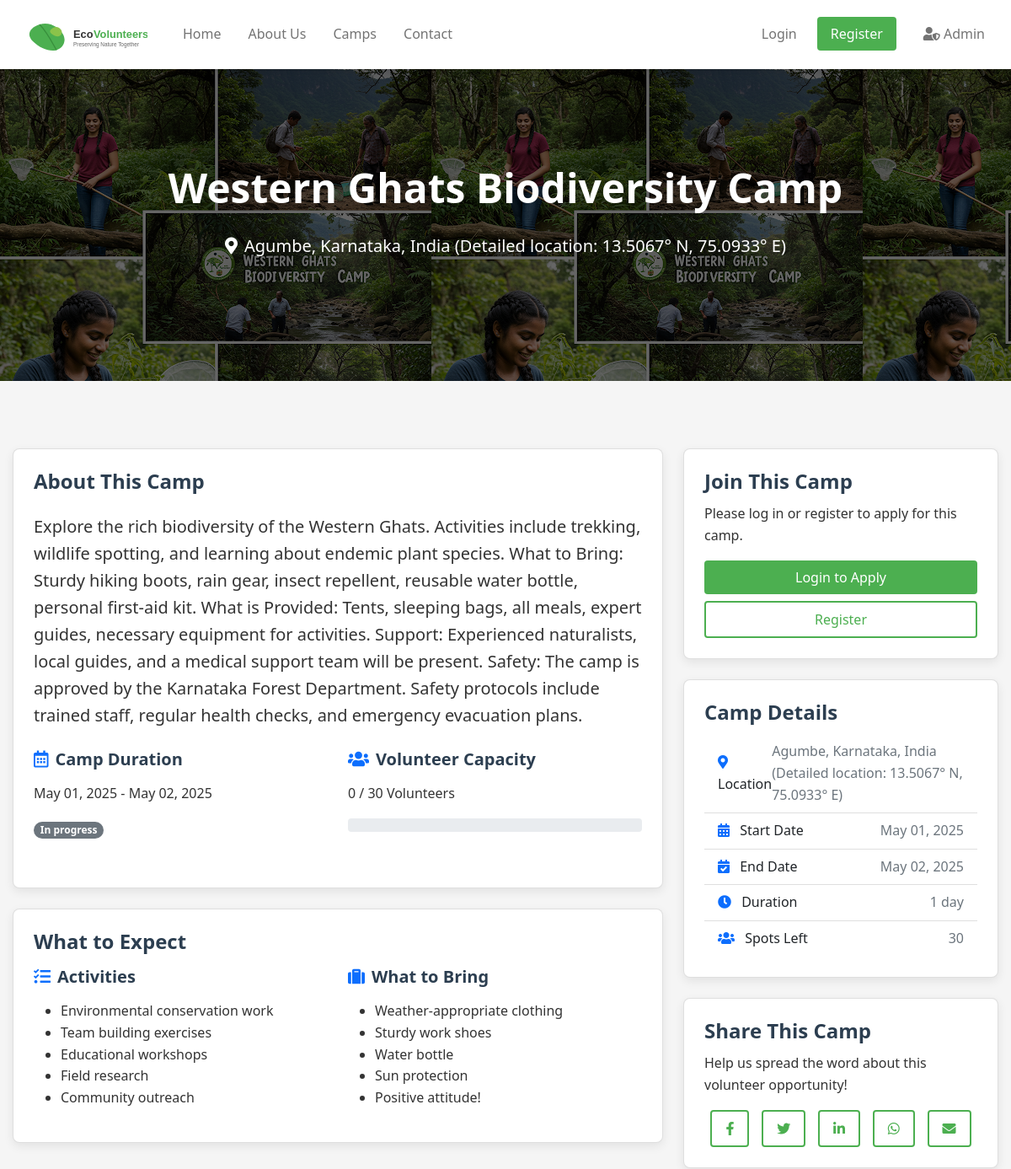
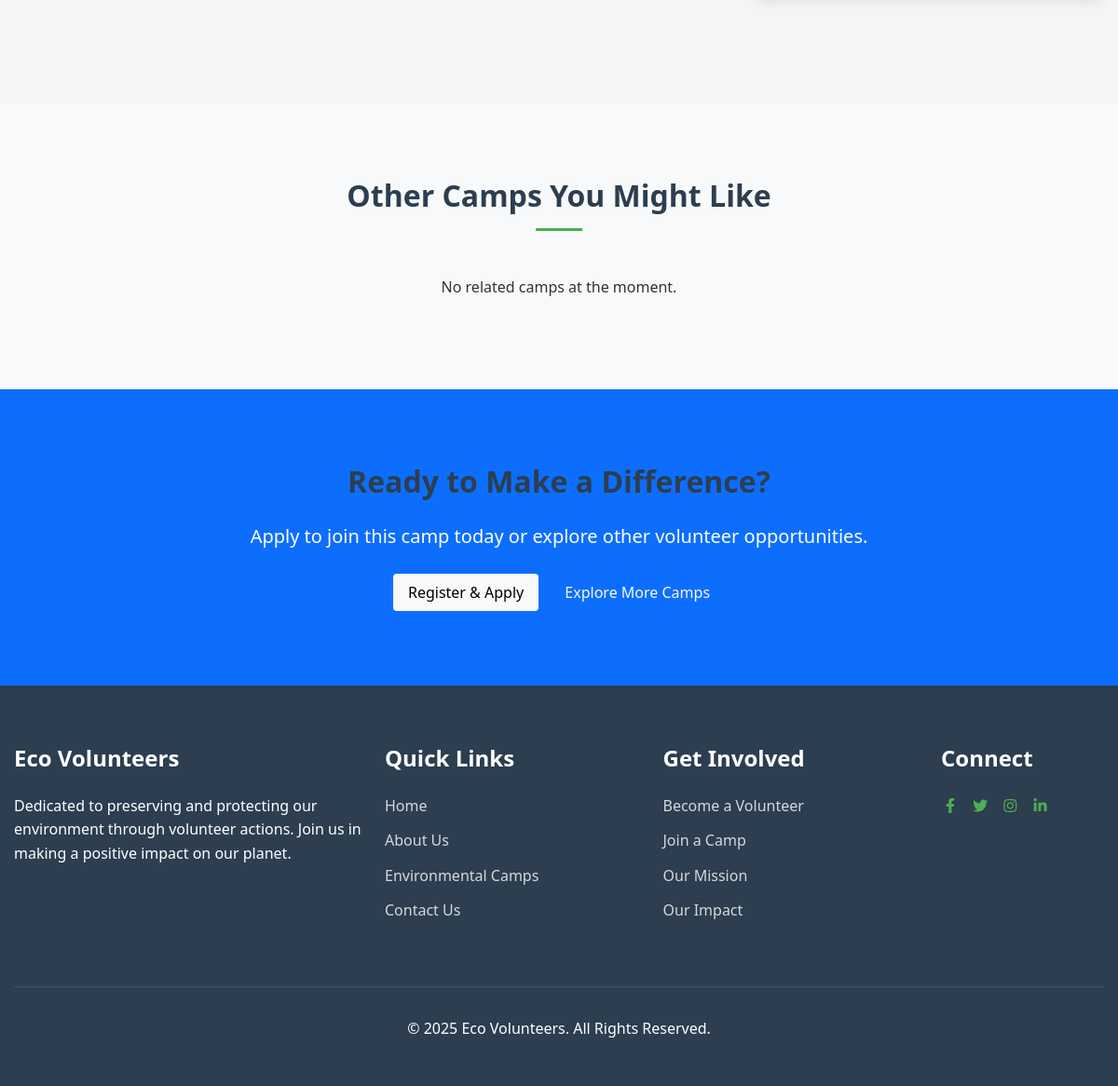
/camps/2/, run on the app's committed database (2 pictures, top to bottom).
### portal/models.py (models this page shows, shortened)
class Camp(models.Model):
    name = models.CharField(max_length=200)
    location = models.CharField(max_length=200)
    description = models.TextField()
    start_date = models.DateField()
    end_date = models.DateField()
    max_volunteers = models.PositiveIntegerField(default=20)
    image = models.ImageField(upload_to='camp_images/', blank=True, null=True)
    is_active = models.BooleanField(default=True)
    created_at = models.DateTimeField(auto_now_add=True)
    updated_at = models.DateTimeField(auto_now=True)
    def days_until_start(self):
        today = timezone.now().date()
        return (self.start_date - today).days
    def get_registered_volunteers_count(self):
        return self.applications.filter(status='APPROVED').count()
    def is_registration_open(self):
        return self.is_active and self.get_registered_volunteers_count() < self.max_volunteers

### portal/views.py (the view)
# urls.py: path('camps/<int:camp_id>/', views.camp_detail, name='camp_detail'),  # View single camp details
def camp_detail(request, camp_id):
    camp = get_object_or_404(Camp, pk=camp_id)
    approved_testimonials = camp.testimonials.filter(is_approved=True)
    has_approved_testimonials = approved_testimonials.exists()
    spots_left = camp.max_volunteers - camp.get_registered_volunteers_count()
    return render(request, 'camps/camp_detail.html', {
        'camp': camp,
        'approved_testimonials': approved_testimonials,
        'has_approved_testimonials': has_approved_testimonials,
        'spots_left': spots_left
    })

### templates/camps/camp_detail.html (shortened to what this page needs)
{% extends 'base.html' %}
{% block content %}
<section class="hero" style="background: linear-gradient(rgba(0, 0, 0, 0.6), rgba(0, 0, 0, 0.6)), url('{% if camp.image %}{{ camp.image.url }}{% else %}https://source.unsplash.com/1600x900/?nature,environment{% endif %}');">
    <div class="container">
        <h1>{{ camp.name }}</h1>
        <p><i class="fas fa-map-marker-alt me-2"></i>{{ camp.location }}</p>
    </div>
</section>
<section class="section">
    <div class="container">
        <div class="row">
            <div class="col-lg-8">
                <div class="card mb-4">
                    <div class="card-body">
                        <h2 class="card-title mb-4">About This Camp</h2>
                        <p class="lead">{{ camp.description }}</p>
                        <div class="row mt-4">
                            <div class="col-md-6 mb-3">
                                <h5><i class="far fa-calendar-alt text-primary me-2"></i>Camp Duration</h5>
                                <p>{{ camp.start_date|date:"F d, Y" }} - {{ camp.end_date|date:"F d, Y" }}</p>
                                <p>
                                    {% if camp.days_until_start > 0 %}
                                        <span class="badge bg-info">Starts in {{ camp.days_until_start }} days</span>
                                    {% else %}
                                        <span class="badge bg-secondary">In progress</span>
                                    {% endif %}
                                </p>
                            </div>
                            <div class="col-md-6 mb-3">
                                <h5><i class="fas fa-users text-primary me-2"></i>Volunteer Capacity</h5>
                                <p>{{ camp.get_registered_volunteers_count }} / {{ camp.max_volunteers }} Volunteers</p>
                                <div class="progress">
                                </div>
                            </div>
                        </div>
                    </div>
                </div>
                <div class="card mb-4">
                    <div class="card-body">
                        <h3 class="card-title mb-3">What to Expect</h3>
                        <div class="row">
                            <div class="col-md-6">
                                <h5><i class="fas fa-tasks text-primary me-2"></i>Activities</h5>
                                <ul>
                                    <li>Environmental conservation work</li>
                                    <li>Team building exercises</li>
                                    <li>Educational workshops</li>
                                    <li>Field research</li>
                                    <li>Community outreach</li>
                                </ul>
                            </div>
                            <div class="col-md-6">
                                <h5><i class="fas fa-suitcase text-primary me-2"></i>What to Bring</h5>
                                <ul>
                                    <li>Weather-appropriate clothing</li>
                                    <li>Sturdy work shoes</li>
                                    <li>Water bottle</li>
                                    <li>Sun protection</li>
                                    <li>Positive attitude!</li>
                                </ul>
                            </div>
                        </div>
                    </div>
                </div>
            </div>
            <div class="col-lg-4">
                <div class="card mb-4">
                    <div class="card-body">
                        <h3 class="card-title">Join This Camp</h3>
                        {% if camp.is_registration_open %}
                            {% if user.is_authenticated %}
                                {% if user_has_applied %}
                                    <div class="alert alert-info">
                                        <i class="fas fa-info-circle me-2"></i> You have already applied to this camp. Check your application status in your profile.
                                    </div>
                                    <a href="{% url 'my_applications' %}" class="btn btn-primary btn-lg w-100">View My Application</a>
                                {% else %}
                                    <p>Ready to make a difference? Apply now to join this environmental camp!</p>
                                    <a href="{% url 'apply_to_camp' camp.id %}" class="btn btn-primary btn-lg w-100">Apply Now</a>
                                {% endif %}
                            {% else %}
                                <p>Please log in or register to apply for this camp.</p>
                                <a href="{% url 'login' %}?next={% url 'apply_to_camp' camp.id %}" class="btn btn-primary btn-lg w-100 mb-2">Login to Apply</a>
                                <a href="{% url 'register' %}" class="btn btn-outline w-100">Register</a>
                            {% endif %}
                        {% endif %}
                    </div>
                </div>
                <div class="card mb-4">
                    <div class="card-body">
                        <h4 class="card-title">Camp Details</h4>
                        <ul class="list-group list-group-flush">
                            <li class="list-group-item d-flex justify-content-between align-items-center">
                                <span><i class="fas fa-map-marker-alt text-primary me-2"></i> Location</span>
                                <span class="text-muted">{{ camp.location }}</span>
                            </li>
                            <li class="list-group-item d-flex justify-content-between align-items-center">
                                <span><i class="fas fa-calendar-alt text-primary me-2"></i> Start Date</span>
                                <span class="text-muted">{{ camp.start_date|date:"M d, Y" }}</span>
                            </li>
                            <li class="list-group-item d-flex justify-content-between align-items-center">
                                <span><i class="fas fa-calendar-check text-primary me-2"></i> End Date</span>
                                <span class="text-muted">{{ camp.end_date|date:"M d, Y" }}</span>
                            </li>
                            <li class="list-group-item d-flex justify-content-between align-items-center">
                                <span><i class="fas fa-clock text-primary me-2"></i> Duration</span>
                                <span class="text-muted">{{ camp.start_date|timesince:camp.end_date }}</span>
                            </li>
                            <li class="list-group-item d-flex justify-content-between align-items-center">
                                <span><i class="fas fa-users text-primary me-2"></i> Spots Left</span>
                                <span class="text-muted">{{ spots_left }}</span>
                            </li>
                        </ul>
                    </div>
                </div>
                <div class="card">
                    <div class="card-body">
                        <h4 class="card-title">Share This Camp</h4>
                        <p>Help us spread the word about this volunteer opportunity!</p>
                        <div class="d-flex justify-content-around">
                            <a href="#" class="btn btn-outline"><i class="fab fa-facebook-f"></i></a>
                            <a href="#" class="btn btn-outline"><i class="fab fa-twitter"></i></a>
                            <a href="#" class="btn btn-outline"><i class="fab fa-linkedin-in"></i></a>
                            <a href="#" class="btn btn-outline"><i class="fab fa-whatsapp"></i></a>
                            <a href="#" class="btn btn-outline"><i class="fas fa-envelope"></i></a>
                        </div>
                    </div>
                </div>
            </div>
        </div>
    </div>
</section>
<section class="section bg-light">
    <div class="container">
        <div class="section-title">
            <h2>Other Camps You Might Like</h2>
        </div>
        <div class="row">
            {% for related_camp in related_camps|slice:":3" %}
                <div class="col-md-4 mb-4">
                    <div class="card camp-card h-100">
                        {% if related_camp.image %}
                            <img src="{{ related_camp.image.url }}" class="card-img-top" alt="{{ related_camp.name }}">
                        {% else %}
                            <img src="https://source.unsplash.com/800x500/?nature,environment" class="card-img-top" alt="Environmental camp">
                        {% endif %}
                        <div class="card-body">
                            <h4 class="card-title">{{ related_camp.name }}</h4>
                            <p class="camp-location"><i class="fas fa-map-marker-alt text-primary me-2"></i>{{ related_camp.location }}</p>
                            <p class="card-text">{{ related_camp.description|truncatechars:100 }}</p>
                            <div class="mb-3">
                                <span class="badge bg-primary">{{ related_camp.start_date|date:"M d, Y" }}</span>
                                <span class="badge bg-success ms-2">{{ related_camp.get_registered_volunteers_count }} / {{ related_camp.max_volunteers }} Volunteers</span>
                            </div>
                            <a href="{% url 'camp_detail' related_camp.id %}" class="btn btn-primary">Learn More</a>
                        </div>
                    </div>
                </div>
            {% empty %}
                <div class="col-12 text-center">
                    <p>No related camps at the moment.</p>
                </div>
            {% endfor %}
        </div>
    </div>
</section>
<section class="section bg-primary text-white">
    <div class="container text-center">
        <h2 class="mb-4">Ready to Make a Difference?</h2>
        <p class="lead mb-4">Apply to join this camp today or explore other volunteer opportunities.</p>
        {% if user.is_authenticated %}
            {% if not user_has_applied and camp.is_registration_open %}
                <a href="{% url 'apply_to_camp' camp.id %}" class="btn btn-light btn-lg">Apply Now</a>
            {% endif %}
        {% else %}
            <a href="{% url 'register' %}" class="btn btn-light btn-lg">Register & Apply</a>
        {% endif %}
        <a href="{% url 'camp_list' %}" class="btn btn-outline-light btn-lg ms-2">Explore More Camps</a>
    </div>
</section>
{% endblock %}

### static/css/style.css (style rules this page uses)
:root { --primary-color: #4CAF50; --primary-dark: #3e8e41; --secondary-color: #8BC34A; --accent-color: #FF9800; --text-color: #333; --light-text: #6c757d; --light-bg: #f8f9fa; --dark-bg: #2c3e50; --danger: #dc3545; --success: #28a745; --warning: #ffc107; --info: #17a2b8; }
body { font-family: 'Segoe UI', Tahoma, Geneva, Verdana, sans-serif; line-height: 1.6; color: var(--text-color); background-color: #f5f5f5; margin: 0; padding: 0; }
.container { max-width: 1200px; margin: 0 auto; padding: 0 15px; }
h1, h2, h3, h4, h5, h6 { font-weight: 600; margin-bottom: 1rem; color: var(--dark-bg); }
h1 { font-size: 2.5rem; }
h2 { font-size: 2rem; }
h3 { font-size: 1.75rem; }
h4 { font-size: 1.5rem; }
a { color: var(--primary-color); text-decoration: none; transition: color 0.3s ease; }
.btn { display: inline-block; padding: 0.5rem 1rem; font-size: 1rem; font-weight: 500; text-align: center; text-decoration: none; cursor: pointer; border-radius: 0.25rem; transition: all 0.3s ease; border: none; }
.btn-primary { background-color: var(--primary-color); color: white; }
.btn-outline { background-color: transparent; border: 2px solid var(--primary-color); color: var(--primary-color); }
.hero { background: linear-gradient(rgba(0, 0, 0, 0.5), rgba(0, 0, 0, 0.5)), url('https://source.unsplash.com/1600x900/?nature,forest'); background-size: cover; background-position: center; color: white; padding: 7rem 0; text-align: center; }
.hero h1 { font-size: 3rem; font-weight: 700; margin-bottom: 1.5rem; color: white; }
.hero p { font-size: 1.25rem; max-width: 800px; margin: 0 auto 2rem auto; }
.section { padding: 5rem 0; }
.section-title { text-align: center; margin-bottom: 3rem; }
.section-title:after { content: ''; display: block; width: 50px; height: 3px; background-color: var(--primary-color); margin: 1rem auto; }
.card { background-color: white; border-radius: 8px; box-shadow: 0 4px 12px rgba(0, 0, 0, 0.08); overflow: hidden; margin-bottom: 2rem; transition: transform 0.3s ease, box-shadow 0.3s ease; }
.card-body { padding: 1.5rem; }
.card-title { font-size: 1.5rem; margin-bottom: 0.75rem; }
.text-center { text-align: center; }
.text-primary { color: var(--primary-color); }
.bg-primary { background-color: var(--primary-color); color: white; }
.bg-secondary { background-color: var(--secondary-color); color: white; }
.bg-light { background-color: var(--light-bg); }
.mb-2 { margin-bottom: 1rem; }
.mb-3 { margin-bottom: 1.5rem; }
.mb-4 { margin-bottom: 2rem; }
.mt-4 { margin-top: 2rem; }
.badge { display: inline-block; padding: 0.35em 0.65em; font-size: 0.75em; font-weight: 700; line-height: 1; text-align: center; white-space: nowrap; vertical-align: baseline; border-radius: 50rem; }

### data on the page
Camp: image (picture), name "Western Ghats Biodiversity Camp", location "Agumbe, Karnataka, India (Detailed location: 13.5067° N, 75.0933° E)", description "Explore the rich biodiversity of the Western Ghats. Activities include trekking, wildlife spotting, and learning about endemic plant species. What to Bring: Sturdy hiking boots, rain gear, insect repellent, reusable water bottle, personal first-aid kit. What is Provided: Tents, sleeping bags, all meals, expert guides, necessary equipment for activities. Support: Experienced naturalists, local guides, and a medical support team will be present. Safety: The camp is approved by the Karnataka Forest Department. Safety protocols include trained staff, regular health checks, and emergency evacuation plans.", start_date "May 01, 2025", end_date "May 02, 2025", get_registered_volunteers_count "0", max_volunteers "30", start_date "1 day"

### other printed values
{{ spots_left }} "30"
